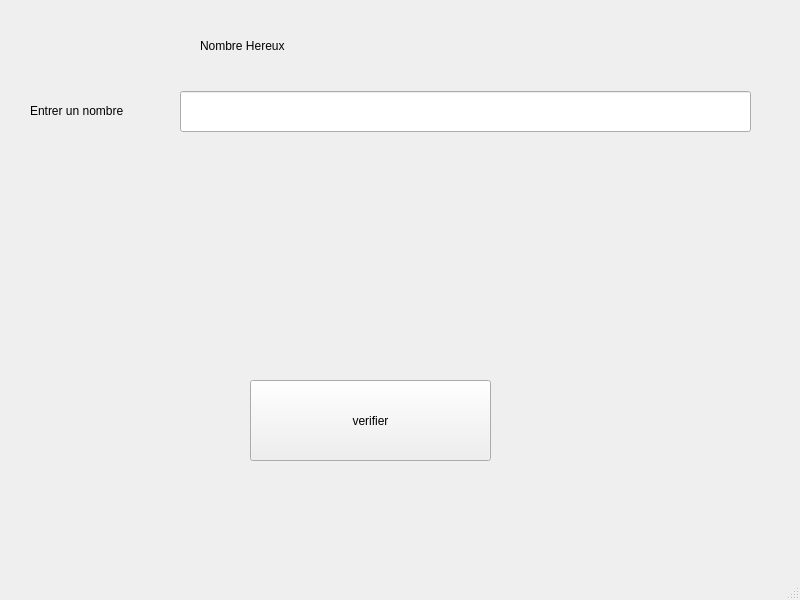
<?xml version="1.0" encoding="UTF-8"?>
<ui version="4.0">
 <class>MainWindow</class>
 <widget class="QMainWindow" name="MainWindow">
  <property name="geometry">
   <rect>
    <x>0</x>
    <y>0</y>
    <width>800</width>
    <height>600</height>
   </rect>
  </property>
  <property name="windowTitle">
   <string>MainWindow</string>
  </property>
  <widget class="QWidget" name="centralwidget">
   <widget class="QLabel" name="label">
    <property name="geometry">
     <rect>
      <x>200</x>
      <y>20</y>
      <width>301</width>
      <height>51</height>
     </rect>
    </property>
    <property name="text">
     <string>Nombre Hereux</string>
    </property>
   </widget>
   <widget class="QLabel" name="label_2">
    <property name="geometry">
     <rect>
      <x>30</x>
      <y>90</y>
      <width>131</width>
      <height>41</height>
     </rect>
    </property>
    <property name="text">
     <string>Entrer un nombre</string>
    </property>
   </widget>
   <widget class="QLabel" name="b">
    <property name="geometry">
     <rect>
      <x>250</x>
      <y>260</y>
      <width>291</width>
      <height>81</height>
     </rect>
    </property>
    <property name="text">
     <string/>
    </property>
   </widget>
   <widget class="QPushButton" name="c">
    <property name="geometry">
     <rect>
      <x>250</x>
      <y>380</y>
      <width>241</width>
      <height>81</height>
     </rect>
    </property>
    <property name="text">
     <string>verifier</string>
    </property>
   </widget>
   <widget class="QLineEdit" name="a">
    <property name="geometry">
     <rect>
      <x>180</x>
      <y>91</y>
      <width>571</width>
      <height>41</height>
     </rect>
    </property>
   </widget>
  </widget>
  <widget class="QMenuBar" name="menubar">
   <property name="geometry">
    <rect>
     <x>0</x>
     <y>0</y>
     <width>800</width>
     <height>26</height>
    </rect>
   </property>
  </widget>
  <widget class="QStatusBar" name="statusbar"/>
 </widget>
 <resources/>
 <connections/>
</ui>
